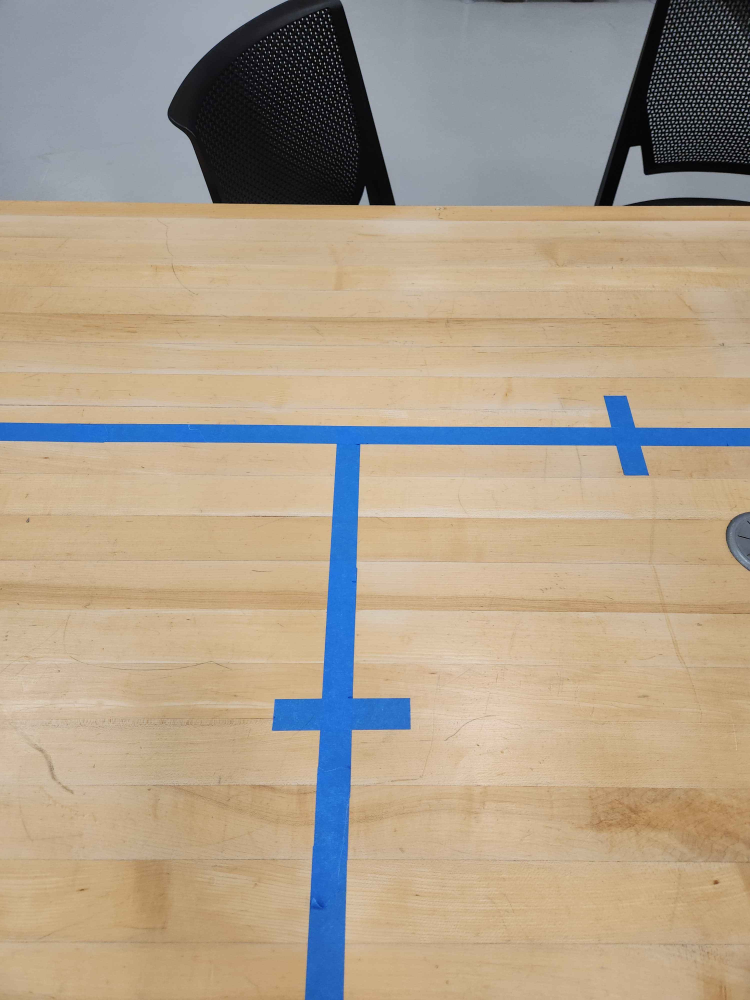
#> input picture auxFiles/LinePhoto1.jpg, 3000 x 4000 px (shown at 1/4 size)
$ python lineColorTest.py
#> lines starting #> are read from the running program, lines starting #| are printed output that depends on the picture; after the words box and inside, x2 and y2 are one past the last pixel; in counts of white or black regions, pixels touching at a corner belong together
import cv2 as cv
import numpy as np
import os

os.chdir('/home/coldware/Documents/Oakland/4999Code/auxFiles') #ensures checking correct path for image test files

#camera feed settings
cameraWidth = 480
cameraHeight = 640
cameraChannelCnt = 3
Winname = "Frame:"

def nothing(x):
    pass

path_linePhoto1 = 'LinePhoto1.jpg'
linePhoto1 = cv.imread(path_linePhoto1)
#> linePhoto1 is the input picture: shape (4000, 3000, 3); mean B, G, R 139.3, 159.1, 173.5

cv.namedWindow('Frame:')
# H, S,V are for Lower Boundaries
#H2,S2,V2 are for Upper Boundaries
cv.createTrackbar('H',Winname,0,255,nothing)
#> slider 'H' is set to 85
cv.createTrackbar('S',Winname,0,255,nothing)
#> slider 'S' is set to 85
cv.createTrackbar('V',Winname,0,255,nothing)
#> slider 'V' is set to 85
cv.createTrackbar('H2',Winname,0,255,nothing)
#> slider 'H2' is set to 255
cv.createTrackbar('S2',Winname,0,255,nothing)
#> slider 'S2' is set to 255
cv.createTrackbar('V2',Winname,0,255,nothing)
#> slider 'V2' is set to 255

cap = linePhoto1
cap = cv.resize(cap,(cameraWidth,cameraHeight))
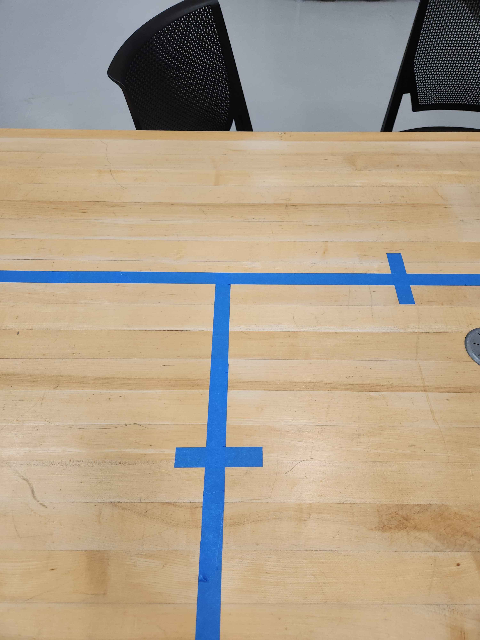
#> cap: shape (640, 480, 3); mean B, G, R 139.2, 159.1, 173.5

while True:
    H = cv.getTrackbarPos('H', 'Frame:')
    S = cv.getTrackbarPos('S', 'Frame:')
    V = cv.getTrackbarPos('V', 'Frame:')
    H2 = cv.getTrackbarPos('H2', 'Frame:')
    S2 = cv.getTrackbarPos('S2', 'Frame:')
    V2 = cv.getTrackbarPos('V2', 'Frame:')
    hsv = cv.cvtColor(cap, cv.COLOR_BGR2HSV)
#> hsv: shape (640, 480, 3); mean H, S, V 36.4, 73.1, 183.8
    lower_boundary = np.array([H, S, V])
    upper_boundary = np.array([H2,S2,V2])
    mask = cv.inRange(hsv, lower_boundary, upper_boundary)
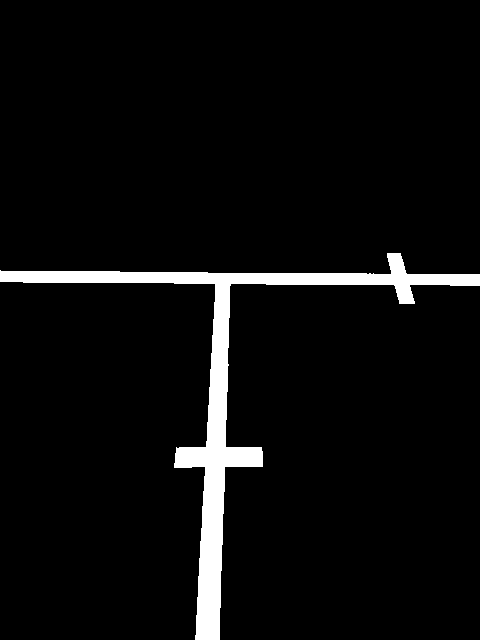
#> mask: shape (640, 480); 4.8% white; 1 white region, box (x1, y1, x2, y2) and area: (0, 253, 480, 640) 14622
    final = cv.bitwise_and(cap, cap, mask=mask)
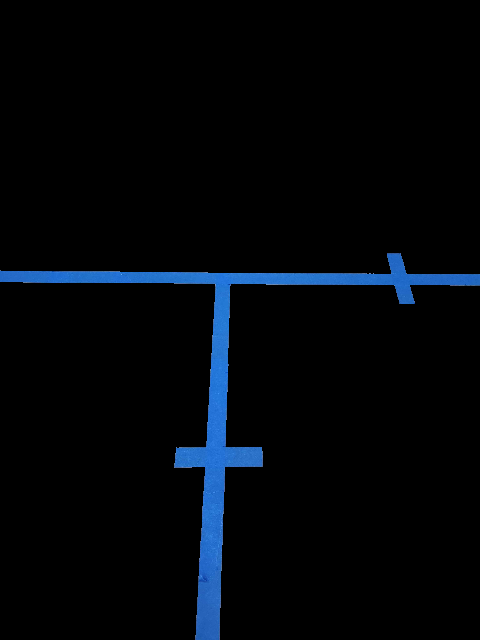
#> final: shape (640, 480, 3); mean B, G, R 9.6, 5.3, 1.9
    cv.imshow("Frame:", final)

    if cv.waitKey(1) == ord('q'): break
#> (key q is pressed here)

#> (the run stopped early here; a loop or call above may not have finished)

$ run again, with auxFiles/LinePhoto2.jpg copied over auxFiles/LinePhoto1.jpg
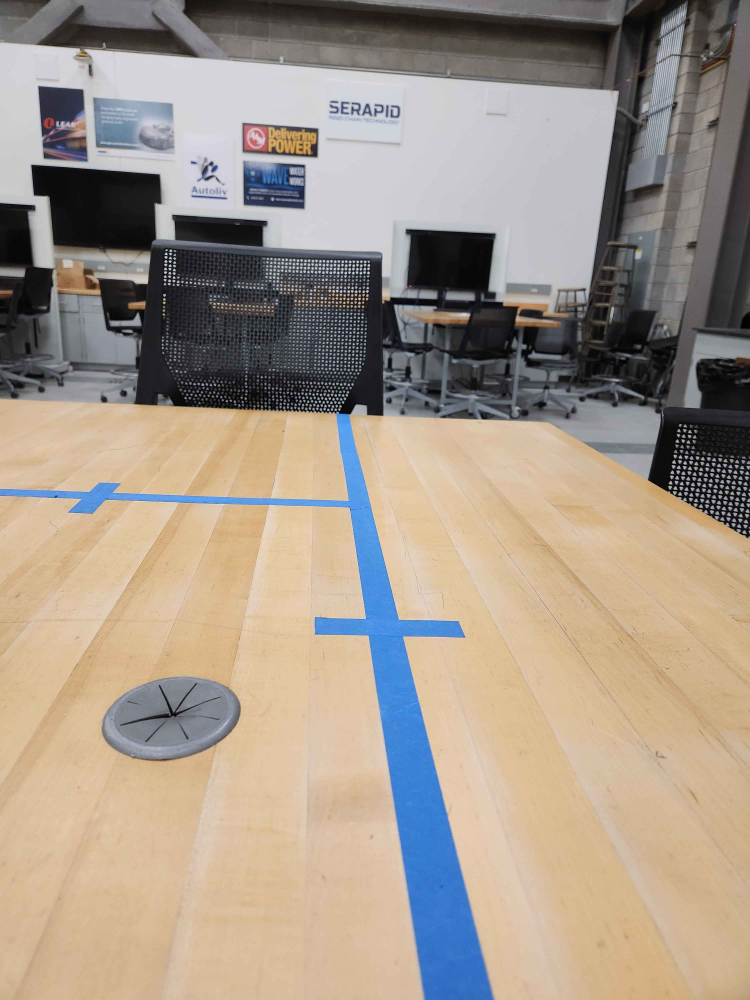
#> input picture auxFiles/LinePhoto2.jpg, 3000 x 4000 px (shown at 1/4 size)
#> linePhoto1 is the input picture: shape (4000, 3000, 3); mean B, G, R 138.5, 152, 164
#> hsv: shape (640, 480, 3); mean H, S, V 46.3, 54.7, 171.7
#> `mask = cv.inRange(hsv, lower_boundary, upper_boundary)`:
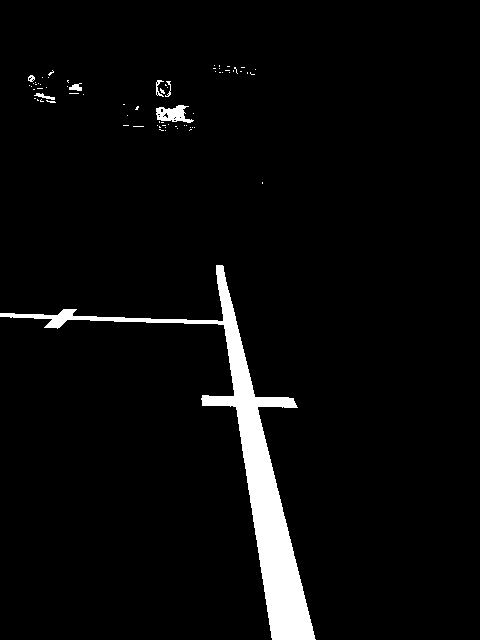
#> mask: shape (640, 480); 4.1% white; 72 white regions (65 under 20 px), largest, box (x1, y1, x2, y2) and area: (0, 265, 316, 640) 11636, (156, 105, 194, 123) 396, (69, 83, 82, 91) 66
#> `final = cv.bitwise_and(cap, cap, mask=mask)`:
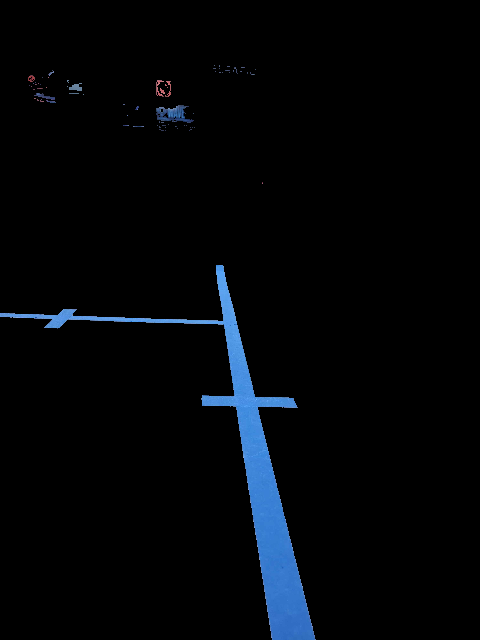
#> final: shape (640, 480, 3); mean B, G, R 8.4, 5.3, 2.8

$ run again, with auxFiles/LinePhoto3.jpg copied over auxFiles/LinePhoto1.jpg
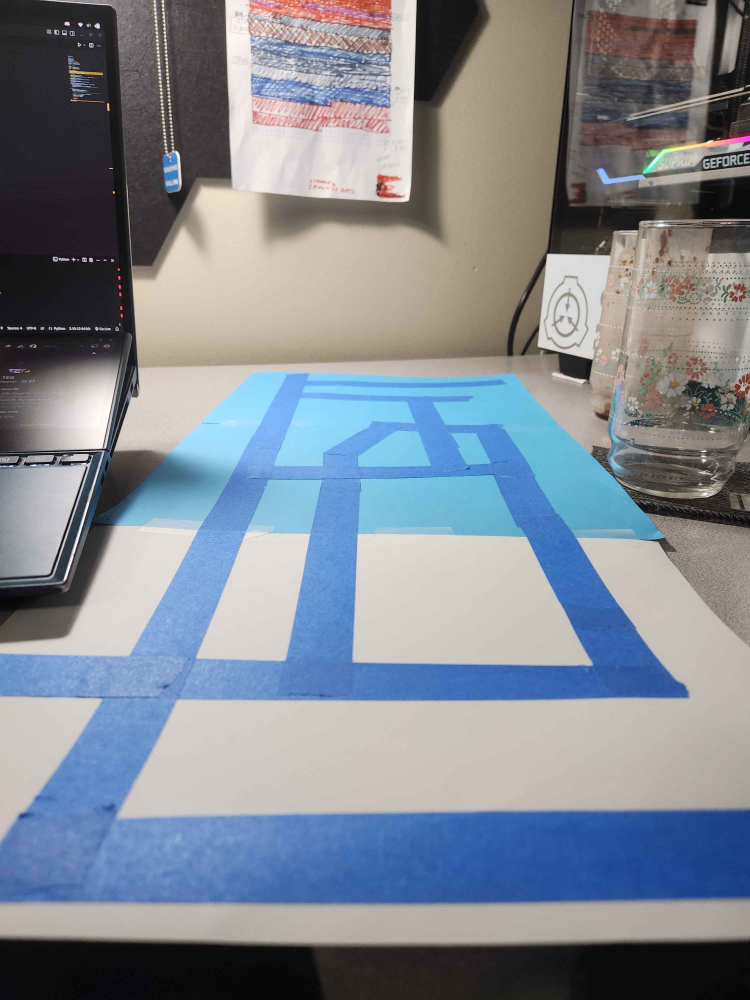
#> input picture auxFiles/LinePhoto3.jpg, 3000 x 4000 px (shown at 1/4 size)
#> linePhoto1 is the input picture: shape (4000, 3000, 3); mean B, G, R 146.2, 136, 128.5
#> hsv: shape (640, 480, 3); mean H, S, V 57.4, 57, 156.1
#> `mask = cv.inRange(hsv, lower_boundary, upper_boundary)`:
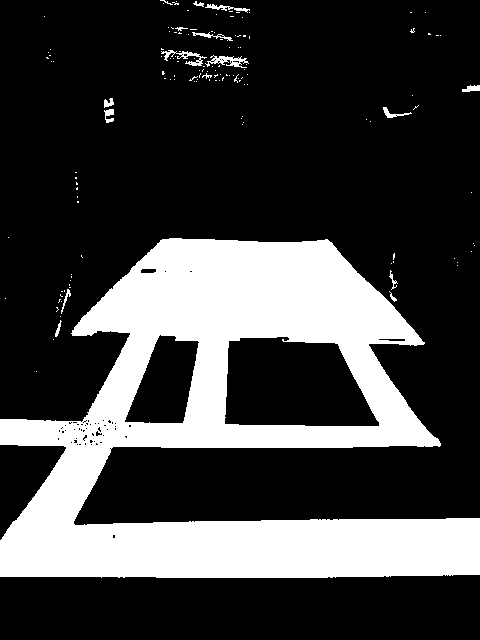
#> mask: shape (640, 480); 25.4% white; 141 white regions (125 under 20 px), largest, box (x1, y1, x2, y2) and area: (0, 238, 480, 578) 76259, (205, 55, 249, 68) 246, (161, 50, 207, 66) 230
#> `final = cv.bitwise_and(cap, cap, mask=mask)`:
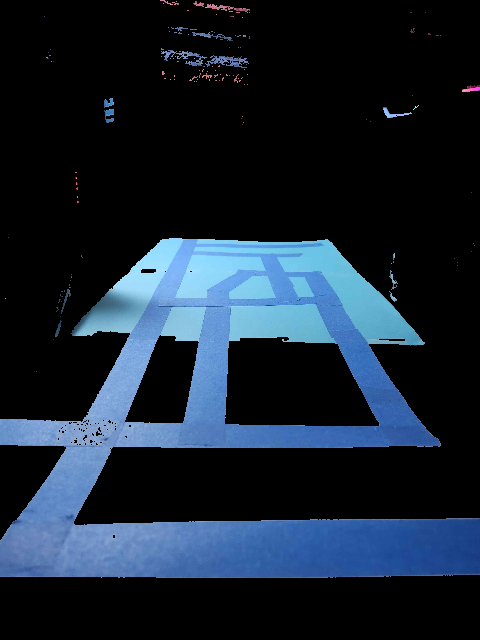
#> final: shape (640, 480, 3); mean B, G, R 49.4, 35.4, 23.1
